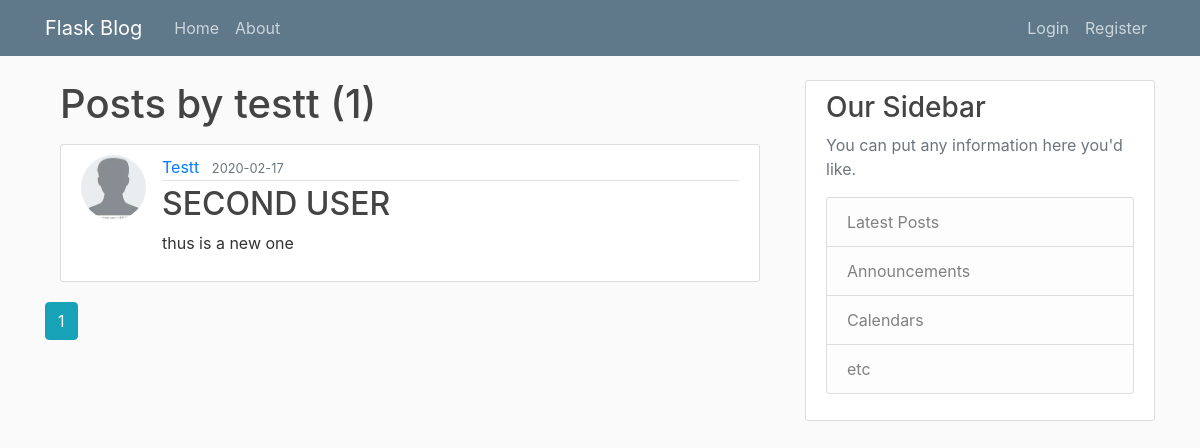
Before: /user/testt with the older database file.
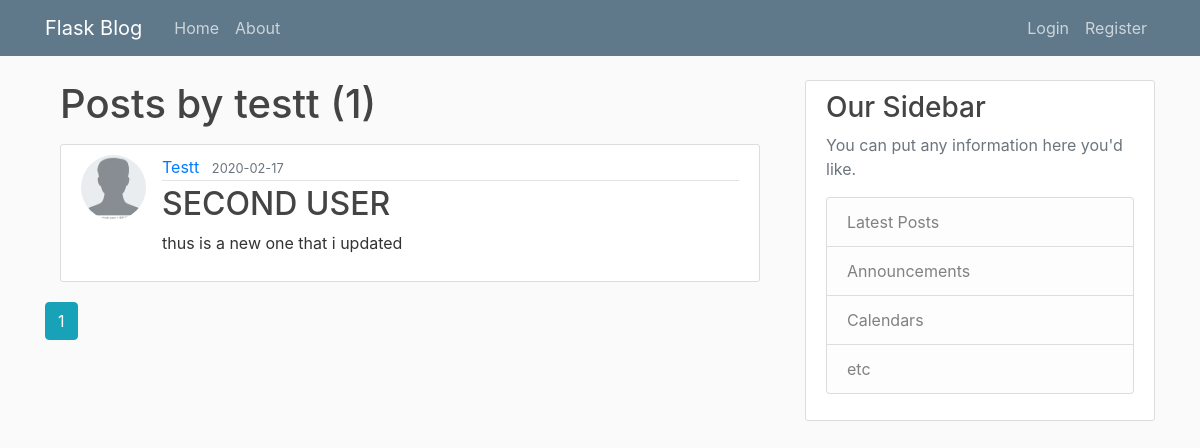
After: the same page with the newer database file.
### flaskblog/models.py (models this page shows, shortened)
class Post(db.Model):
    id = db.Column(db.Integer, primary_key = True)
    title = db.Column(db.String(100), nullable=False)
    content = db.Column(db.Text, nullable=False)
    posted_date = db.Column(db.DateTime, nullable=False, default=datetime.utcnow)
    user_id = db.Column(db.Integer, db.ForeignKey('user.id'),nullable=False)
    comments = db.relationship('Comment', backref='post', lazy=True)

class User(db.Model, UserMixin):
    id = db.Column(db.Integer, primary_key = True)
    username = db.Column(db.String(20), nullable=False, unique=True)
    email = db.Column(db.String(120), nullable=False, unique=True)
    password = db.Column(db.String(), nullable=False)
    image_file = db.Column(db.String(60), nullable=False, default='default.jpg')
    posts = db.relationship('Post', backref='author', lazy=True)

### flaskblog/routes.py (the view)
@app.route('/user/<string:username>')
def user_posts(username):
    user = User.query.filter_by(username=username).first_or_404()
    page = request.args.get('page', 1, type=int)
    posts = Post.query.filter_by(author=user).\
                order_by(Post.posted_date.desc()).\
                    paginate(page=page, per_page=5)
    return render_template('user_posts.html', posts=posts, user=user)

### flaskblog/templates/user_posts.html
{% extends 'layouts.html' %}
{% block content %}
  <div class="container">
    <h1 class="mb-3"> Posts by {{ user.username }} ({{ posts.total }}) </h1>
    {% for post in posts.items %}
      <article class="media content-section">
        <img class="rounded-circle article-img"src="{{ url_for('static', filename='profile_pics/'+post.author.image_file) }}" alt="">
        <div class="media-body">
          <div class="article-metadata">
            <a class="mr-2" href="{{ url_for('user_posts', username=post.author.username) }}">{{ post.author.username|capitalize }}</a>
            <small class="text-muted">{{ post.posted_date.strftime('%Y-%m-%d') }}</small>
          </div>
          <h2><a class="article-title" href="{{ url_for('post', post_id=post.id) }}">{{ post.title|upper }}</a></h2>
          <p class="article-content">{{ post.content|truncate }}</p>
        </div>
      </article>
    {% endfor %}
  </div>
  {% for page_num in posts.iter_pages(left_edge=1, right_edge=1, left_current=1, right_current=2) %}
        {% if page_num %}
          {% if posts.page == page_num %}
            <a class="btn btn-info mb-4" href="{{ url_for('user_posts', username=user.username,page=page_num) }}">{{ page_num }}</a>
          {% else %}
            <a class="btn btn-outline-info mb-4" href="{{ url_for('user_posts', username=user.username, page=page_num) }}">{{ page_num }}</a>
          {% endif %}
        {% else %}
          ...
        {% endif %}
  {% endfor %}
{% endblock content %}

Changed rows visible on the page:
changed Post "SECOND USER": content "thus is a new one" → "thus is a new one that i updated"
